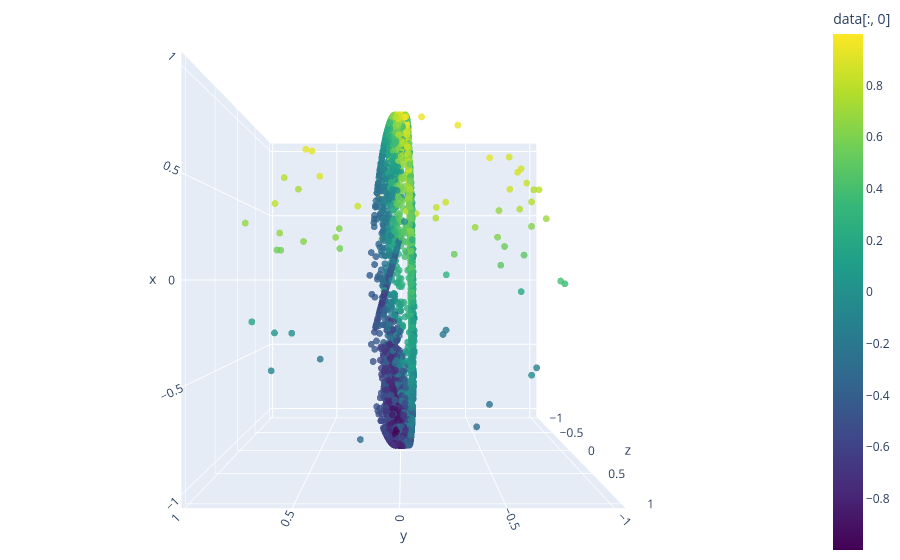

The notebook cell this image was saved under:
### Code cell
import plotly.graph_objects as go

fig = go.Figure(
    data=[
        go.Scatter3d(
            x=coords_R3_tony[:, 0],
            y=coords_R3_tony[:, 1],
            z=coords_R3_tony[:, 2],
            mode='markers',
            marker=dict(
                size=4,
                color=data[:, 0],
                colorscale='Viridis',
                opacity=0.8,
                colorbar=dict(
                    title="data[:, 0]"
                )
            )
        )
    ]
)

fig.update_layout(
    scene=dict(
        camera=dict(
            eye=dict(x=0, y=0, z=2)
        ),
        aspectmode='data'
    ),
    margin=dict(l=0, r=0, b=0, t=0)
)

fig.show()

### Figure 1 — Plotly figure (JSON) as saved in the notebook; plotly's stock layout.template omitted (floating-point values rounded to 4 significant figures; data arrays with more than 128 entries replaced by an {"elided": "..."} marker saying what was removed)
{"data": [{"marker": {"color": {"elided": "4000 float values"}, "colorbar": {"title": {"text": "data[:, 0]"}}, "colorscale": [[0, "#440154"], [0.1111, "#482878"], [0.2222, "#3e4989"], [0.3333, "#31688e"], [0.4444, "#26828e"], [0.5556, "#1f9e89"], [0.6667, "#35b779"], [0.7778, "#6ece58"], [0.8889, "#b5de2b"], [1, "#fde725"]], "opacity": 0.8, "size": 4}, "mode": "markers", "type": "scatter3d", "x": {"elided": "4000 float values"}, "y": {"elided": "4000 float values"}, "z": {"elided": "4000 float values"}}], "layout": {"margin": {"b": 0, "l": 0, "r": 0, "t": 0}, "scene": {"aspectmode": "data", "camera": {"eye": {"x": 0, "y": 0, "z": 2}}}}}
